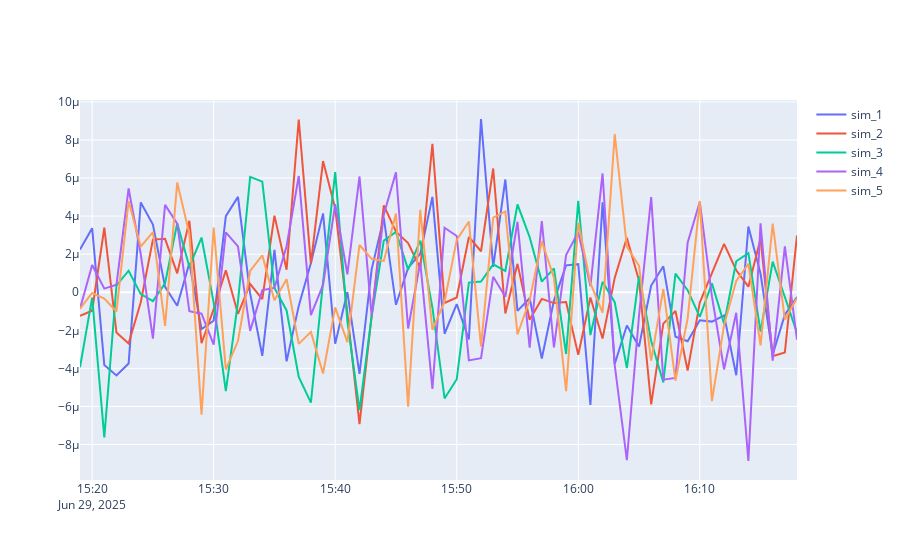

Here is the notebook cell this chart was saved with:
### Markdown cell above
GBM

### Code cell
log_returns = processes.gbm_log_returns(60,5)
fig = go.Figure()
for col in log_returns.columns:
    fig.add_trace(
        go.Scatter(
            x = log_returns.index,
            y = log_returns[col],
            name = col,
            mode = "lines"
        )
    )
fig.show()
